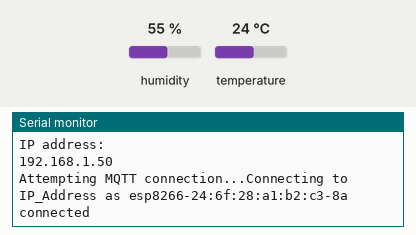
Bench run of a sketch on a simulated ESP8266 (NodeMCU). Parts: the last lines printed to the serial monitor. The test bench sets the inputs (shaded band); at power-on: humidity 55 %, temperature 24 °C. WiFi joins after 1.5 s; servers stay silent unless stated; no MQTT or app messages arrive unless stated.

Above: at 2.7 s.
2.8 s: humidity set to 22 %
At 4.3 s:
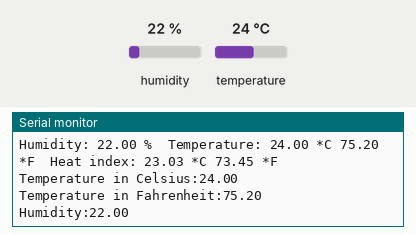
5.8 s: temperature set to 12 °C
At 8.5 s:
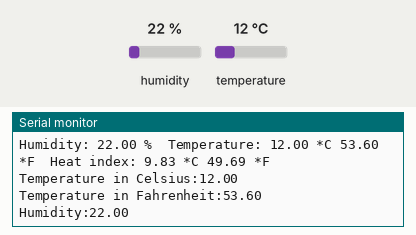
8.8 s: humidity set to 40 %
At 11.2 s:
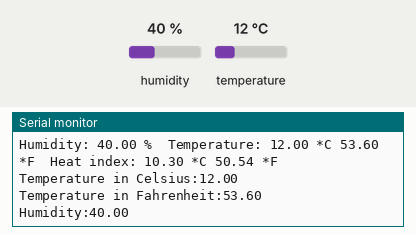
Timing chart, 0 to 12.7 s (numbered marks = the images above; inputs shaded):
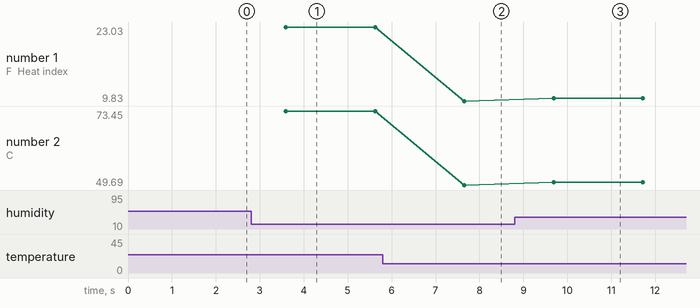

The sketch:

2._MQTT_DHT11.ino
```cpp
#include <ESP8266WiFi.h>
#include <Wire.h>
#include <PubSubClient.h>

#include "DHT.h"

#define DHTPIN 5          // Pin Sensor DHT11
#define DHTTYPE DHT11     // Tipe Sensor DHT11

DHT dht(DHTPIN, DHTTYPE);

#define ssid "SSID"           // SSID
#define password "PASSWORD"   // Password WiFi

#define mqtt_server "IP_Address"   // Broker MQTT
//#define mqtt_user "user"
//#define mqtt_password "password"

#define humidity_topic "sensor/humidity"                        // Topik MQTT Humidity
#define temperature_celsius_topic "sensor/temp_celsius"         // Topik MQTT Temperature Celsius
#define temperature_fahrenheit_topic "sensor/temp_fahrenheit"   // Topik MQTT Temperature Fahrenheit

WiFiClient espClient;
PubSubClient client(espClient);

void setup() {
  Serial.begin(115200);
  dht.begin();
  setup_wifi();
  client.setServer(mqtt_server, 1883);
}

String macToStr(const uint8_t* mac)
{
  String result;
  for (int i = 0; i < 6; ++i) {
    result += String(mac[i], 16);
    if (i < 5)
      result += ':';
  }
  return result;
}


void setup_wifi() {
  delay(10);
  // We start by connecting to a WiFi network
  Serial.println();
  Serial.print("Connecting to ");
  Serial.println(ssid);
  WiFi.begin(ssid, password);
  while (WiFi.status() != WL_CONNECTED) {
    delay(500);
    Serial.print(".");
  }
  Serial.println("");
  Serial.println("WiFi connected");
  Serial.println("IP address: ");
  Serial.println(WiFi.localIP());
}

void reconnect() {
  // Loop until we're reconnected
  while (!client.connected()) {
    Serial.print("Attempting MQTT connection...");

    String clientName;
    clientName += "esp8266-";
    uint8_t mac[6];
    WiFi.macAddress(mac);
    clientName += macToStr(mac);
    clientName += "-";
    clientName += String(micros() & 0xff, 16);
    Serial.print("Connecting to ");
    Serial.print(mqtt_server);
    Serial.print(" as ");
    Serial.println(clientName);


  if (client.connect((char*) clientName.c_str())) {
    //if (client.connect((char*) clientName.c_str()), mqtt_user, mqtt_password)) {
      Serial.println("connected");
    } else {
      Serial.print("failed, rc=");
      Serial.print(client.state());
      Serial.println(" try again in 5 seconds");
      // Wait 5 seconds before retrying
      delay(5000);
    }
  }
}


void loop() {
      if (!client.connected()) {
        reconnect();
      }
      client.loop();
      delay(2000);

      float h = dht.readHumidity();
      float t = dht.readTemperature();
      float f = dht.readTemperature(true);

      if (isnan(h) || isnan(t) || isnan(f)) {
        Serial.println("Failed to read from DHT sensor!");
        return;
      }

      float hif = dht.computeHeatIndex(f, h);
      float hic = dht.computeHeatIndex(t, h, false);
      Serial.print("Humidity: ");
      Serial.print(h);
      Serial.print(" %\t");
      Serial.print("Temperature: ");
      Serial.print(t);
      Serial.print(" *C ");
      Serial.print(f);
      Serial.print(" *F\t");
      Serial.print("Heat index: ");
      Serial.print(hic);
      Serial.print(" *C ");
      Serial.print(hif);
      Serial.println(" *F");


      Serial.print("Temperature in Celsius:");
      Serial.println(String(t).c_str());
      client.publish(temperature_celsius_topic, String(t).c_str(), true);

      Serial.print("Temperature in Fahrenheit:");
      Serial.println(String(f).c_str());
      client.publish(temperature_fahrenheit_topic, String(f).c_str(), true);


      Serial.print("Humidity:");
      Serial.println(String(h).c_str());
      client.publish(humidity_topic, String(h).c_str(), true);
}
```

Measured:
- after the input at 2.8 s, the serial monitor: prints a new line after 0.79 s (image 1)
- after the input at 5.8 s, the serial monitor: prints a new line after 1.9 s (image 2)
- after the input at 8.8 s, the serial monitor: prints a new line after 0.89 s (image 3)
- plotted number 1: 23.03 → 9.83 after the input at 5.8 s, 9.83 → 10.3 after the input at 8.8 s
- plotted number 2: 73.45 → 49.69 after the input at 5.8 s, 49.69 → 50.54 after the input at 8.8 s
